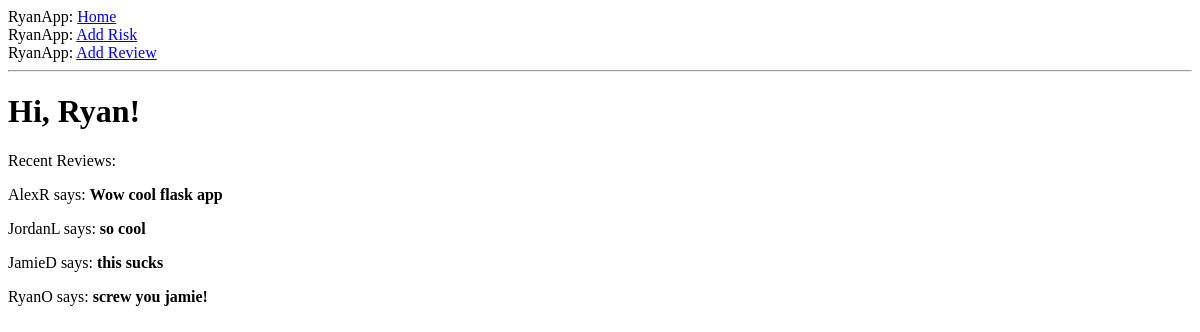
The page /index on the database as committed earlier.
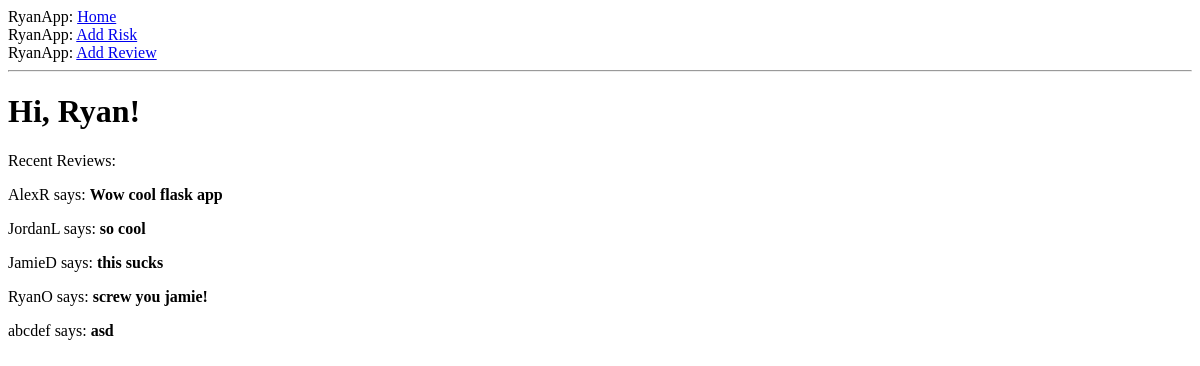
The same page on the database as committed later.
### tables this page shows
CREATE TABLE reviews (
    nickname  text primary key,
    review    text
);

### app.py (the view)
@app.route('/')
@app.route('/index')
def index():
    user = {'nickname': 'Ryan'}  # To greet you at top of page
    posts = []
    with sqlite3.connect(db_filename) as conn: #connect to db and pull reviews
        cursor = conn.cursor()
        cursor.execute("""
        select nickname, review from reviews
        """)
        for row in cursor.fetchall():
            nickname, review = row
            posts.append({
                'author': {'nickname': nickname},
                'body': {'review': review}
            })
    return render_template('index.html',
                            title='Home',
                            user=user,
                            posts=posts)

### templates/index.html
{% extends "base.html" %}
{% block content %}
    <h1>Hi, {{ user.nickname }}!</h1>
    <p>Recent Reviews:</p>
    {% for post in posts %}
    <div><p>{{ post.author.nickname }} says: <b>{{ post.body.review }}</b></p></div>
    {% endfor %}
{% endblock %}

### templates/base.html (shortened to what this page needs)
<html>
  <head>
  </head>
  <body>
    <div>RyanApp: <a href="/index">Home</a></div>
    <div>RyanApp: <a href="/addrisks">Add Risk</a></div>
    <div>RyanApp: <a href="/addreview">Add Review</a></div>
    <hr>
    {% block content %}{% endblock %}
  </body>
</html>

Rows that differ between the two databases and show on the page:
added reviews: author.nickname "abcdef", body.review "asd"
Other text that changed with them:
new list line: "says:"
